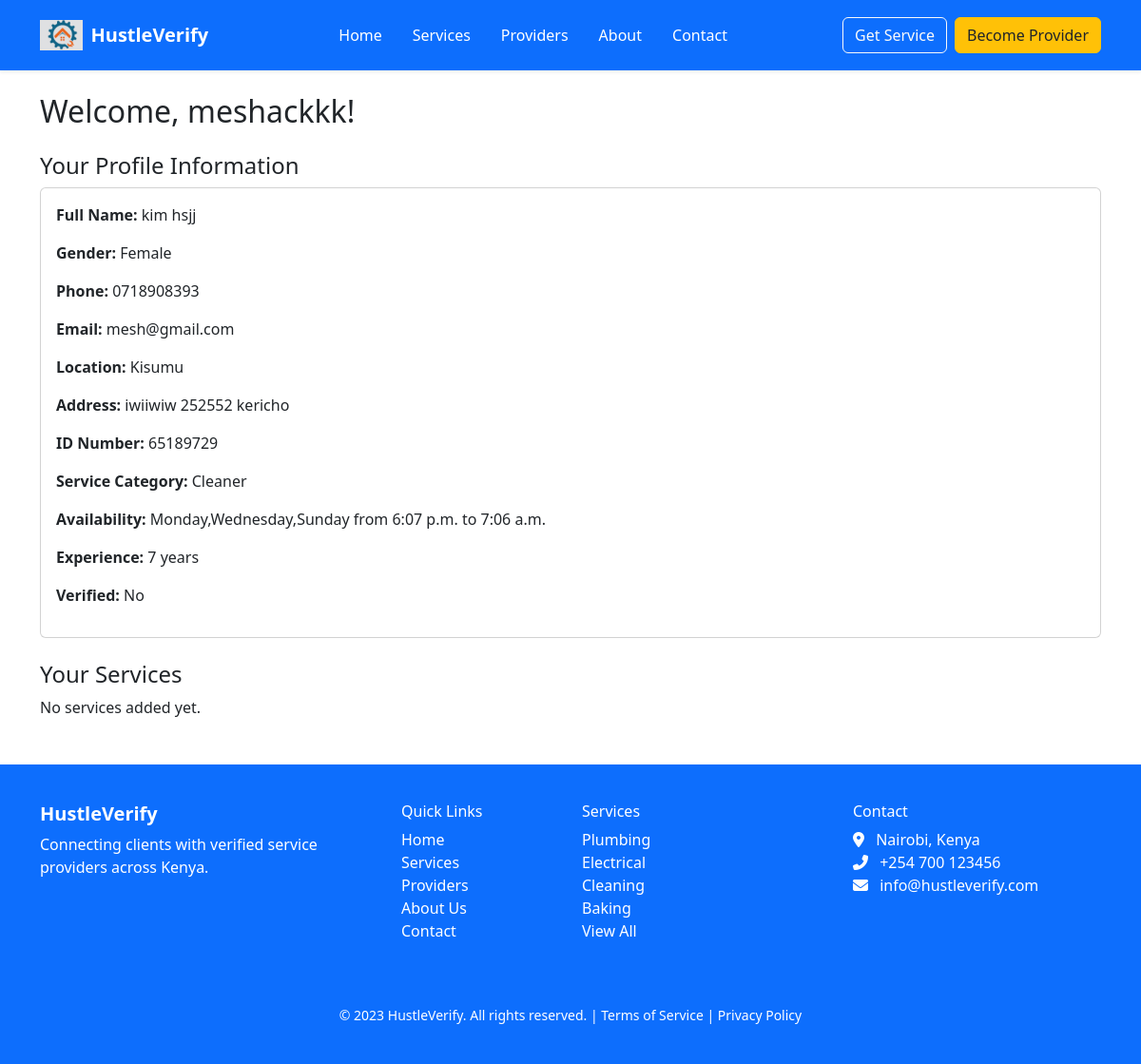
The app's page /services/provider/dashboard/ (signed in), older data.
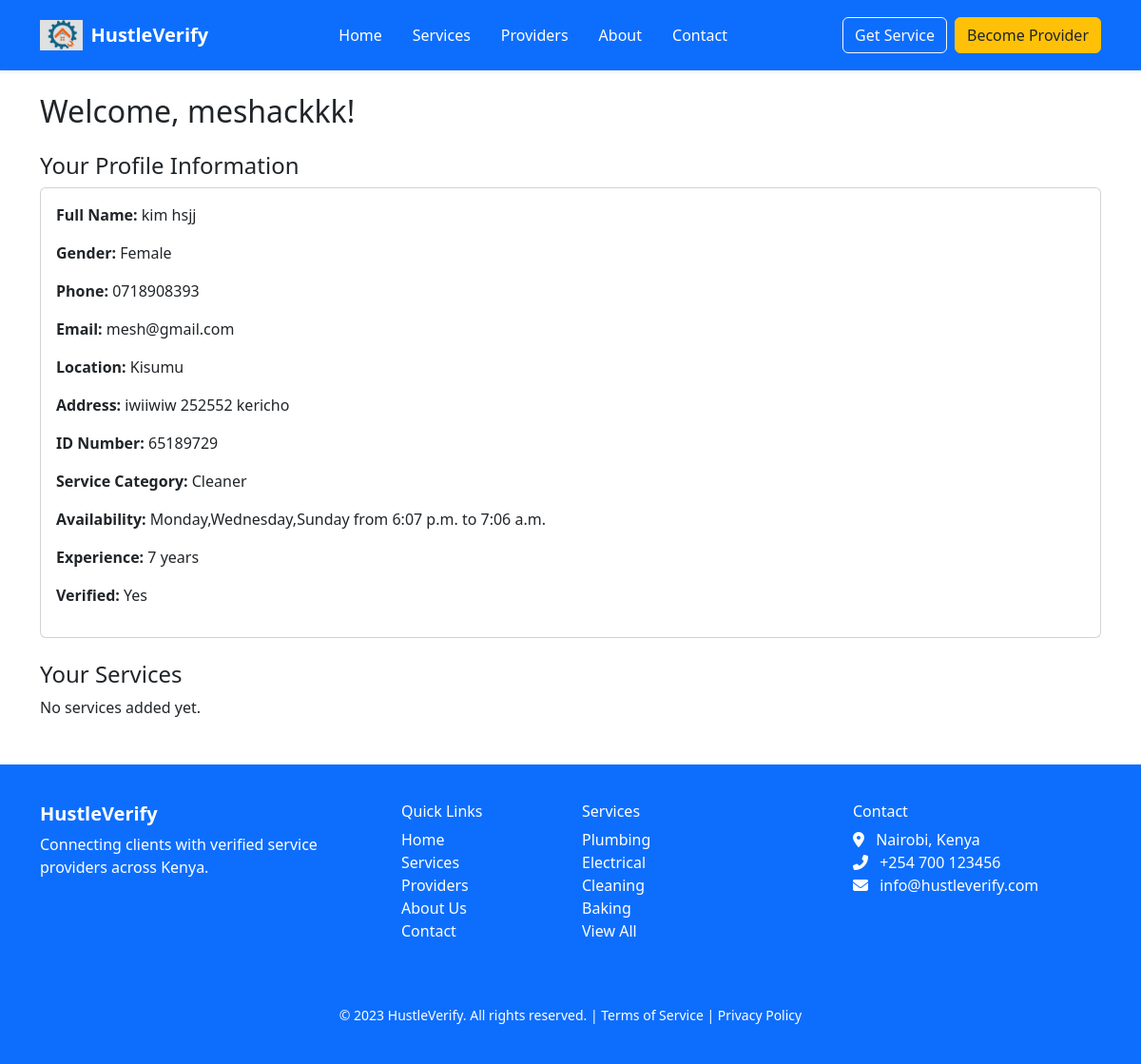
The same page, newer data.
### accounts/models.py (models this page shows, shortened)
class User(AbstractUser):
    ROLE_CHOICES = (
        ('client', 'Client'),
        ('provider', 'Service Provider'),
    )
    role = models.CharField(max_length=10, choices=ROLE_CHOICES)

class ServiceProviderProfile(models.Model):
    user = models.OneToOneField(User, on_delete=models.CASCADE)
    full_name = models.CharField(max_length=100)
    gender = models.CharField(max_length=10)
    phone_number = models.CharField(max_length=15, unique=True)
    email = models.EmailField(unique=True)
    location = models.CharField(max_length=50)
    address = models.TextField()
    profile_picture = models.ImageField(upload_to='profile_pics/', null=True, blank=True)
    id_number = models.CharField(max_length=20)
    id_image = models.ImageField(upload_to='id_images/', null=True, blank=True)
    service_category = models.CharField(max_length=100)
    availability_days = models.CharField(max_length=200)  # e.g., "Monday,Wednesday,Friday"
    availability_start_time = models.TimeField()
    availability_end_time = models.TimeField()
    experience_years = models.IntegerField()
    certifications = models.FileField(upload_to='certifications/', null=True, blank=True)
    next_of_kin_full_name = models.CharField(max_length=100)
    next_of_kin_relationship = models.CharField(max_length=50)
    next_of_kin_phone = models.CharField(max_length=15)
    ratings = models.FloatField(default=0.0)
    is_verified = models.BooleanField(default=False)

### services/views.py (the view)
# urls.py: path('provider/dashboard/', views.provider_dashboard, name='provider_dashboard'),
@login_required
def provider_dashboard(request):
    user = request.user
    if user.role != 'provider':
        return render(request, '403.html')  # or redirect to a different dashboard
    try:
        profile = ServiceProviderProfile.objects.get(user=user)
    except ServiceProviderProfile.DoesNotExist:
        profile = None
    services = Service.objects.filter(provider=user)
    return render(request, 'services/provider_dashboard.html', {
        'profile': profile,
        'services': services
    })

### templates/services/provider_dashboard.html (shortened to what this page needs)
{% extends 'base.html' %}
{% block content %}
<div class="container mt-4">
    <h2 class="mb-4">Welcome, {{ request.user.username }}!</h2>
    <h4>Your Profile Information</h4>
    {% if profile %}
    <div class="card mb-4">
        <div class="card-body">
            <p><strong>Full Name:</strong> {{ profile.full_name }}</p>
            <p><strong>Gender:</strong> {{ profile.gender }}</p>
            <p><strong>Phone:</strong> {{ profile.phone_number }}</p>
            <p><strong>Email:</strong> {{ profile.email }}</p>
            <p><strong>Location:</strong> {{ profile.location }}</p>
            <p><strong>Address:</strong> {{ profile.address }}</p>
            <p><strong>ID Number:</strong> {{ profile.id_number }}</p>
            <p><strong>Service Category:</strong> {{ profile.service_category }}</p>
            <p><strong>Availability:</strong> {{ profile.availability_days }} from {{ profile.availability_start_time }} to {{ profile.availability_end_time }}</p>
            <p><strong>Experience:</strong> {{ profile.experience_years }} years</p>
            <p><strong>Verified:</strong> {{ profile.is_verified|yesno:"Yes,No" }}</p>
        </div>
    </div>
    {% else %}
    <p>No profile information found.</p>
    {% endif %}
    <h4>Your Services</h4>
    {% if services %}
        {% for service in services %}
        <div class="card mb-3">
            <div class="card-body">
                <p><strong>Service Type:</strong> {{ service.get_service_type_display }}</p>
                <p><strong>City:</strong> {{ service.city.name }}</p>
                <p><strong>Location:</strong> {{ service.location.name }}</p>
                <p><strong>Description:</strong> {{ service.description }}</p>
                <p><strong>Available:</strong> {{ service.available|yesno:"Yes,No" }}</p>
                <a href="{% url 'edit_service' service.id %}" class="btn btn-sm btn-warning">Edit Service</a>
            </div>
        </div>
        {% endfor %}
    {% else %}
    <p>No services added yet.</p>
    {% endif %}
</div>
{% endblock %}

### templates/base.html (shortened to what this page needs)
{% load static %}
<!DOCTYPE html>
<html lang="en">
  <head>
    {% include 'includes/head.html' %}
  </head>
  <body>
    {% include 'includes/navbar.html' %}
    <main style="min-height: 80vh;">
      {% block content %}{% endblock %}
    </main>
    {% include 'includes/footer.html' %}
<link href="https://cdn.jsdelivr.net/npm/bootstrap@5.3.0/dist/css/bootstrap.min.css" rel="stylesheet">
  </body>
</html>

### templates/includes/head.html (shortened to what this page needs)
<link href="https://cdn.jsdelivr.net/npm/bootstrap@5.3.2/dist/css/bootstrap.min.css" rel="stylesheet">

### templates/includes/navbar.html (shortened to what this page needs)
{% load static %}
<!DOCTYPE html>
<html lang="en">
<head>
  <link href="https://cdn.jsdelivr.net/npm/bootstrap@5.3.3/dist/css/bootstrap.min.css" rel="stylesheet">
  <link href="{% static 'css/navbar.css' %}" rel="stylesheet">
</head>
<body>
<nav class="navbar navbar-expand-lg navbar-dark bg-primary py-3 shadow-sm">
  <div class="container">
    <a class="navbar-brand d-flex align-items-center gap-2 fw-bold" href="/">
      <img src="{% static 'images/logo.png' %}" alt="Logo" height="32">
      HustleVerify
    </a>
    <div class="collapse navbar-collapse justify-content-between" id="navbarNav">
      <ul class="navbar-nav mx-auto">
        <li class="nav-item"><a class="nav-link px-3" href="/">Home</a></li>
        <li class="nav-item"><a class="nav-link px-3" href="{% url 'login' %}">Services</a></li>
        <li class="nav-item"><a class="nav-link px-3" href="{% url 'login' %}">Providers</a></li>
        <li class="nav-item"><a class="nav-link px-3" href="{% url 'login' %}">About</a></li>
        <li class="nav-item"><a class="nav-link px-3" href="{% url 'login' %}">Contact</a></li>
      </ul>
      <div class="d-flex gap-2">
        <a href="{% url 'login' %}" class="btn btn-outline-light">Get Service</a>
        <a href="{% url 'provider_register' %}" class="btn btn-warning text-dark">Become Provider</a>
      </div>
    </div>
  </div>
</nav>
</body>
</html>

### templates/includes/footer.html
<footer class="footer mt-5">
  <div class="container">
    <div class="row">
      <div class="col-md-4 mb-4">
        <h5 class="fw-bold">HustleVerify</h5>
        <p>Connecting clients with verified service providers across Kenya.</p>
      </div>
      <div class="col-md-2 mb-4">
        <h6>Quick Links</h6>
        <ul class="list-unstyled">
          <li><a href="/">Home</a></li>
          <li><a href="{% url 'login' %}">Services</a></li>
          <li><a href="{% url 'login' %}">Providers</a></li>
          <li><a href="{% url 'login' %}">About Us</a></li>
          <li><a href="{% url 'login' %}">Contact</a></li>
        </ul>
      </div>
      <div class="col-md-3 mb-4">
        <h6>Services</h6>
        <ul class="list-unstyled">
          <li><a href="#">Plumbing</a></li>
          <li><a href="#">Electrical</a></li>
          <li><a href="#">Cleaning</a></li>
          <li><a href="#">Baking</a></li>
          <li><a href="{% url 'login' %}">View All</a></li>
        </ul>
      </div>
      <div class="col-md-3 mb-4">
        <h6>Contact</h6>
        <ul class="list-unstyled">
          <li><i class="fas fa-map-marker-alt me-2"></i> Nairobi, Kenya</li>
          <li><i class="fas fa-phone-alt me-2"></i> +254 700 123456</li>
          <li><i class="fas fa-envelope me-2"></i> info@hustleverify.com</li>
        </ul>
      </div>
    </div>
    <div class="text-center mt-4">
      <small>© 2023 HustleVerify. All rights reserved. | <a href="#">Terms of Service</a> | <a href="#">Privacy Policy</a></small>
    </div>
  </div>
</footer>

### static/css/navbar.css (style rules this page uses)
.navbar-nav .nav-link { font-size: 1rem; font-weight: 500; color: #fff; transition: color 0.3s ease; }

### templates/includes/head.html (style rules this page uses)
body { font-family: 'Inter', sans-serif; }
.footer { background-color: #0d6efd; color: white; padding: 40px 0; }
.footer a { color: #fff; text-decoration: none; }

Row changes from the older to the newer data that the page shows:
changed ServiceProviderProfile "kim hsjj": is_verified "No" → "Yes"
